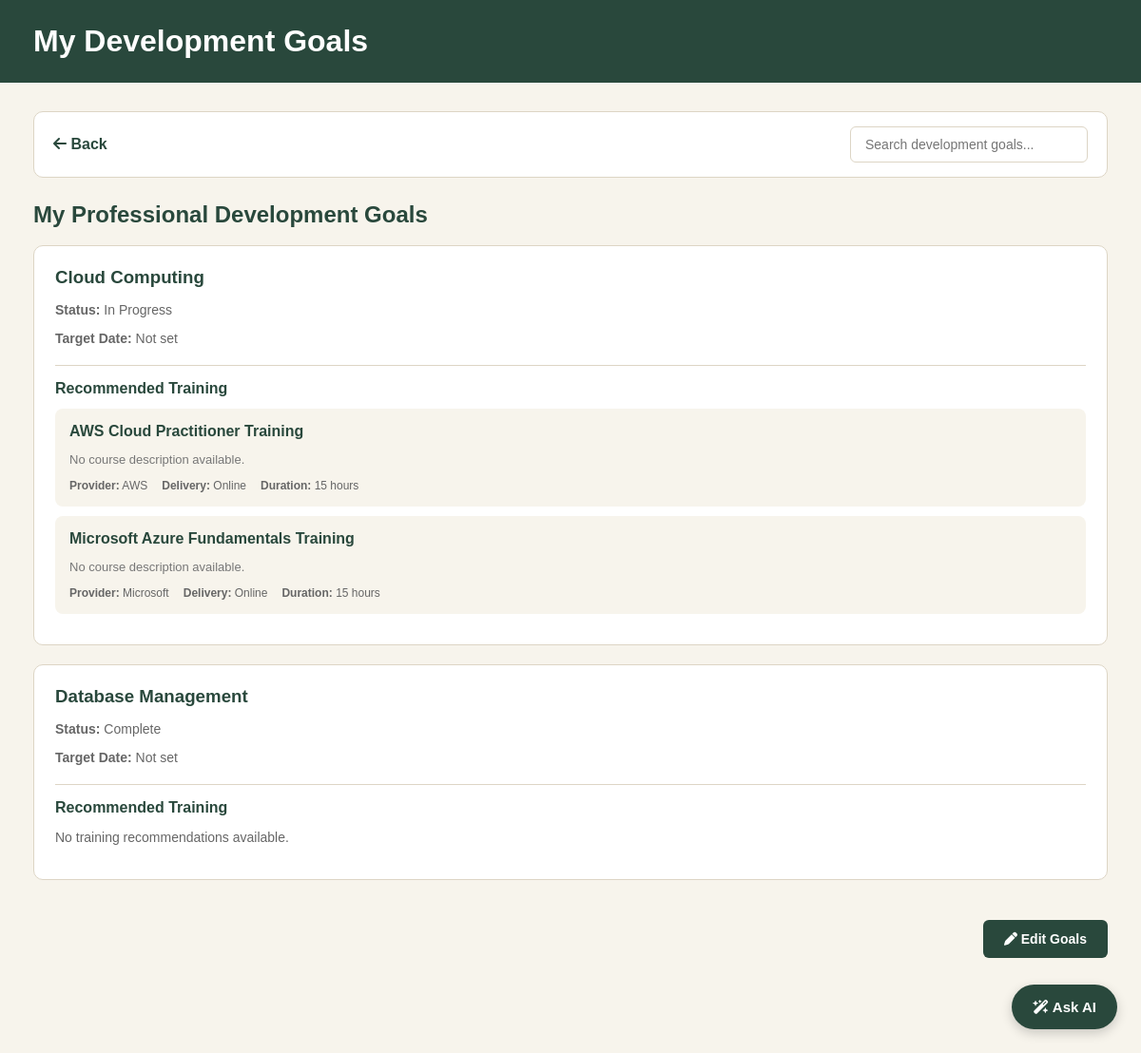
/employee/development/ (signed in), run on the app's committed database.
### core/models.py (models this page shows, shortened)
class DevelopmentGoal(models.Model):
    STATUS_CHOICES = [
        ("not_started", "Not Started"),
        ("in_progress", "In Progress"),
        ("complete", "Complete"),
    ]
    employee = models.ForeignKey(
        Employee,
        on_delete=models.CASCADE,
        related_name="development_goals"
    )
    skill = models.ForeignKey(
        Skill,
        on_delete=models.CASCADE,
        related_name="development_goals"
    )
    target_date = models.DateField(null=True, blank=True)
    status = models.CharField(
        max_length=20,
        choices=STATUS_CHOICES,
        default="not_started"
    )

class Skill(models.Model):
    name = models.CharField(max_length=100)
    category = models.CharField(max_length=100, blank=True)
    description = models.TextField(blank=True)
    is_active = models.BooleanField(default=True)

class Training(models.Model):
    DELIVERY_CHOICES = [
        ("online", "Online"),
        ("in_person", "In person"),
        ("hybrid", "Hybrid"),
    ]
    course_name = models.CharField(max_length=150)
    description = models.TextField(blank=True)
    provider = models.CharField(max_length=150, blank=True)
    delivery_method = models.CharField(max_length=20, choices=DELIVERY_CHOICES, default="online")
    duration_hours = models.PositiveIntegerField(null=True, blank=True)
    cost = models.DecimalField(max_digits=8, decimal_places=2, default=0)
    related_skill = models.ForeignKey(Skill, on_delete=models.SET_NULL, null=True, blank=True, related_name="trainings")
    related_certification = models.ForeignKey(Certification, on_delete=models.SET_NULL, null=True, blank=True, related_name="trainings")

### core/views.py (the view, shortened to what this page needs)
# urls.py: path('employee/development/', views.employee_development, name='employee_development'),
@login_required
def employee_development(request):
    if request.user.employee_profile.role != 'employee':
        return redirect_by_role(request.user)
    employee = request.user.employee_profile
    development_goals = employee.development_goals.select_related(
        'skill'
    ).all().order_by('target_date')
    completed_training_ids = employee.training_records.filter(
        status='completed'
    ).values_list('training_id', flat=True)
    for goal in development_goals:
        goal.recommended_training = Training.objects.filter(
            related_skill=goal.skill
        ).exclude(
            id__in=completed_training_ids
        ).distinct()
    context = {
        'employee': employee,
        'development_goals': development_goals,
    }
    return render(
        request,
        'core/developmental_goals.html',
        context
    )

### core/templates/core/developmental_goals.html (shortened to what this page needs)
<!DOCTYPE html>
<html lang="en">
<head>
    <link rel="stylesheet"
          href="https://cdnjs.cloudflare.com/ajax/libs/font-awesome/6.5.2/css/all.min.css">
</head>
<body>
    <header>
        <h1>My Development Goals</h1>
    </header>
    <main>
        <section class="navigation">
            <a href="{% url 'employee_dashboard' %}" class="back-button">
                <i class="fa-solid fa-arrow-left"></i> Back
            </a>
            <input
                type="text"
                id="developmentSearch"
                class="search-box"
                placeholder="Search development goals..."
            >
        </section>
        <section class="development-goals">
            <div class="section-heading">
                <h2>My Professional Development Goals</h2>
            </div>
            {% for goal in development_goals %}
                <div class="development-card"
                     data-name="{{ goal.skill.name|lower }}">
                    <h3>{{ goal.skill.name }}</h3>
                    <p>
                        <strong>Status:</strong>
                        {{ goal.get_status_display }}
                    </p>
                    <p>
                        <strong>Target Date:</strong>
                        {% if goal.target_date %}
                            {{ goal.target_date|date:"F d, Y" }}
                        {% else %}
                            Not set
                        {% endif %}
                    </p>
                    <div class="goal-training">
                        <h4>
                            Recommended Training
                        </h4>
                        {% for training in goal.recommended_training %}
                            <div class="training-item">
                                <strong>{{ training.course_name }}</strong>
                                <p>
                                    {{ training.description|default:"No course description available." }}
                                </p>
                                <div class="training-details">
                                    {% if training.provider %}
                                        <span>
                                            <strong>Provider:</strong>
                                            {{ training.provider }}
                                        </span>
                                    {% endif %}
                                    <span>
                                        <strong>Delivery:</strong>
                                        {{ training.get_delivery_method_display }}
                                    </span>
                                    {% if training.duration_hours %}
                                        <span>
                                            <strong>Duration:</strong>
                                            {{ training.duration_hours }} hours
                                        </span>
                                    {% endif %}
                                </div>
                            </div>
                        {% empty %}
                            <p class="no-training">
                                No training recommendations available.
                            </p>
                        {% endfor %}
                    </div>
                </div>
            {% empty %}
                <div class="empty-message">
                    You haven't added any development goals yet.
                </div>
            {% endfor %}
        </section>
        <div class="edit-section">
            <button type="button" class="edit-button">
                <i class="fa-solid fa-pen"></i>
                Edit Goals
            </button>
        </div>
    </main>
    <button class="ask-ai-button" onclick="toggleAI()">
        <i class="fa-solid fa-wand-magic-sparkles"></i>
        Ask AI
    </button>
</body>
</html>

### core/templates/core/developmental_goals.html (style rules this page uses)
* { box-sizing: border-box; }
body { margin: 0; font-family: Arial, sans-serif; background: #F7F4EC; color: #29483C; overflow-y: scroll; }
header { background: #29483C; color: white; padding: 25px 35px; }
header h1 { margin: 0; }
main { padding: 30px 35px 100px; }
.navigation { display: flex; justify-content: space-between; align-items: center; gap: 20px; background: white; padding: 15px 20px; border: 1px solid #DDD5C5; border-radius: 10px; margin-bottom: 25px; }
.back-button { color: #29483C; text-decoration: none; font-weight: bold; }
.search-box { padding: 10px 15px; border: 1px solid #DDD5C5; border-radius: 6px; width: 250px; font-size: 14px; }
.section-heading { margin-bottom: 18px; }
.section-heading h2 { margin: 0 0 6px; }
.development-card { background: white; border: 1px solid #DDD5C5; border-radius: 10px; padding: 22px; margin-bottom: 20px; }
.development-card h3 { margin-top: 0; margin-bottom: 15px; }
.development-card p { font-size: 14px; color: #666; }
.goal-training { margin-top: 20px; padding-top: 15px; border-top: 1px solid #DDD5C5; }
.goal-training h4 { margin: 0 0 12px; }
.training-item { background: #F7F4EC; padding: 15px; border-radius: 8px; margin-bottom: 10px; }
.training-item p { color: #777; font-size: 13px; }
.training-details { display: flex; flex-wrap: wrap; gap: 15px; font-size: 12px; color: #666; }
.no-training { color: #777; font-size: 13px; }
.edit-button { margin-top: 22px; background: #29483C; color: white; border: none; border-radius: 6px; padding: 12px 22px; font-size: 14px; font-weight: bold; cursor: pointer; }
.edit-section { display: flex; justify-content: flex-end; }
.ask-ai-button { position: fixed; bottom: 25px; right: 25px; background: #29483C; color: white; border: none; border-radius: 30px; padding: 15px 22px; font-size: 15px; font-weight: bold; cursor: pointer; box-shadow: 0 4px 12px #00000030; z-index: 10; }

### data on the page
DevelopmentGoal: skill.name "Cloud Computing", status "In Progress", shows "Not set"
Training: course_name "AWS Cloud Practitioner Training", description "No course description available.", provider "AWS", delivery_method "Online", duration_hours "15"
Training: course_name "Microsoft Azure Fundamentals Training", description "No course description available.", provider "Microsoft", delivery_method "Online", duration_hours "15"
DevelopmentGoal: skill.name "Database Management", status "Complete", shows "Not set"
